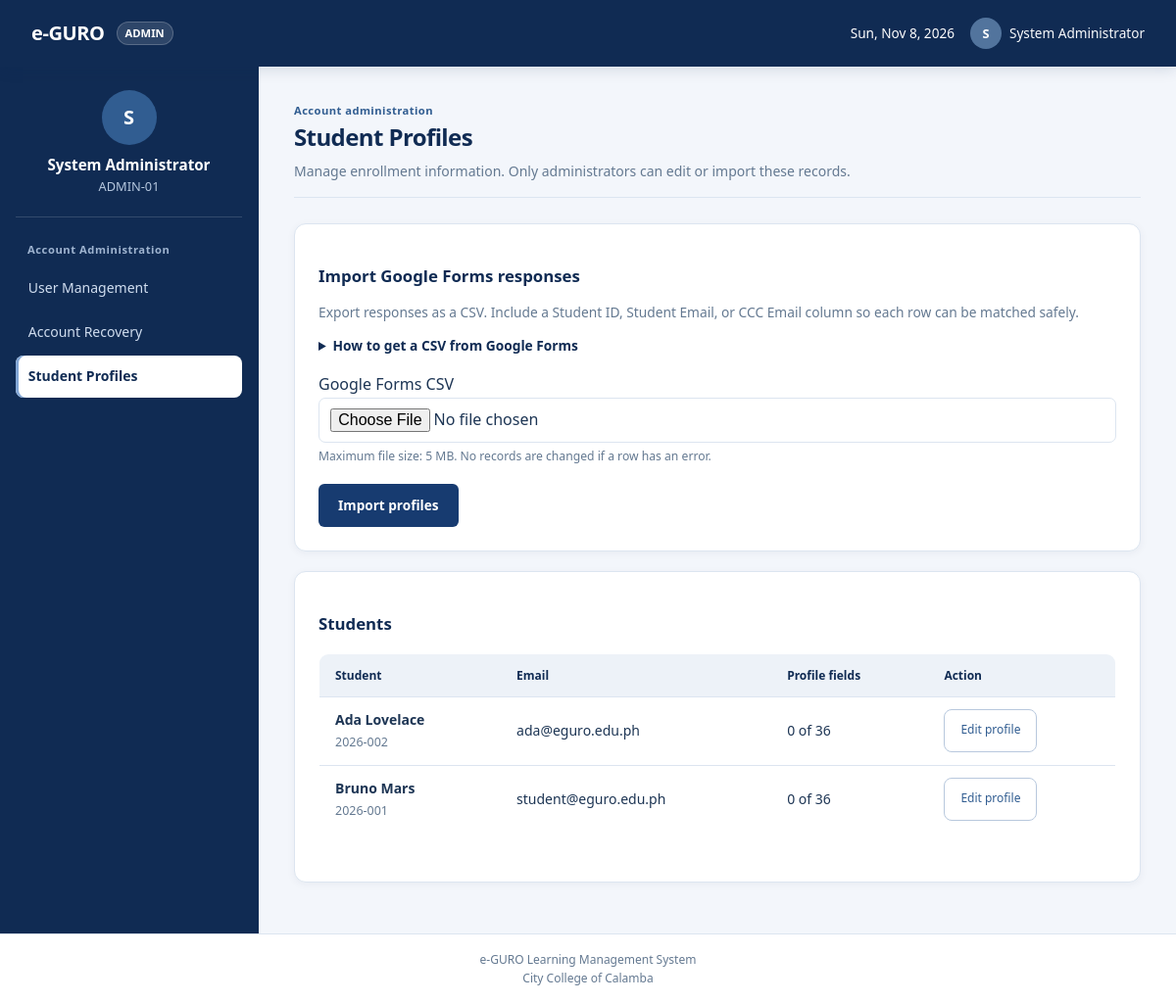
The page /admin/student_profiles.php (signed in) on the database its author committed.
### tables this page shows
CREATE TABLE IF NOT EXISTS `users` (
    `id` INT AUTO_INCREMENT PRIMARY KEY,
    `user_code` VARCHAR(50) NOT NULL UNIQUE,
    `full_name` VARCHAR(150) NOT NULL,
    `email` VARCHAR(150) NOT NULL UNIQUE,
    `password` VARCHAR(255) NOT NULL,
    `role` ENUM('admin', 'dean', 'teacher', 'student') NOT NULL,
    `created_at` DATETIME DEFAULT CURRENT_TIMESTAMP
);

### includes/student_profile.php (called while the page is built, shortened)
<?php
function student_profile_fields(): array
{
    $fields = [];
    foreach (student_profile_sections() as $section) {
        $fields += $section['fields'];
    }
    return $fields;
}

### includes/functions.php (called while the page is built, shortened)
<?php
function e($value): string
{
    return htmlspecialchars((string) $value, ENT_QUOTES, 'UTF-8');
}

### admin/student_profiles.php (the view, shortened to what this page needs)
<?php
require_once __DIR__ . '/../includes/functions.php';
require_once __DIR__ . '/../includes/student_profile.php';
$pdo = Database::connect();
$students = $pdo->query(
    "SELECT u.id, u.user_code, u.full_name, u.email,
            " . implode(', ', array_map(
                static fn(string $column): string => 'p.`' . $column . '`',
                array_keys(student_profile_fields())
            )) . "
     FROM users u
     LEFT JOIN student_profiles p ON p.user_id = u.id
     WHERE u.role = 'student'
     ORDER BY u.full_name"
)->fetchAll();
include __DIR__ . '/../includes/header.php';
include __DIR__ . '/../includes/sidebar.php';
?>
<main id="main-content" class="main-content">
    <div class="page-header">
        <p class="eyebrow">ACCOUNT ADMINISTRATION</p>
        <h2>Student Profiles</h2>
        <p>Manage enrollment information. Only administrators can edit or import these records.</p>
    </div>
    <section class="content-card" aria-labelledby="profile-import-title">
        <h3 id="profile-import-title">Import Google Forms responses</h3>
        <p>Export responses as a CSV. Include a Student ID, Student Email, or CCC Email column so each row can be matched safely.</p>
        <details class="profile-import-help">
            <summary>How to get a CSV from Google Forms</summary>
        </details>
        <form method="post" action="../actions/student_profile_actions.php" enctype="multipart/form-data" class="form-stack">
            <label class="field" for="profile-csv">
                <span>Google Forms CSV</span>
                <input id="profile-csv" type="file" name="profile_csv" accept=".csv,text/csv" required>
                <small>Maximum file size: 5 MB. No records are changed if a row has an error.</small>
            </label>
            <div><button class="btn" type="submit">Import profiles</button></div>
        </form>
    </section>
    <section class="content-card" aria-labelledby="students-list-title">
        <h3 id="students-list-title">Students</h3>
        <?php if (!$students): ?>
            <p>No student accounts are available yet.</p>
        <?php else: ?>
            <div class="table-responsive">
                <table class="data-table">
                    <thead><tr><th>Student</th><th>Email</th><th>Profile fields</th><th>Action</th></tr></thead>
                    <tbody>
                    <?php foreach ($students as $student):
                        $providedCount = count(array_filter(
                            array_keys(student_profile_fields()),
                            static fn(string $key): bool => isset($student[$key]) && trim((string) $student[$key]) !== ''
                        ));
                    ?>
                        <tr>
                            <td><strong><?= e($student['full_name']) ?></strong><br><span class="muted"><?= e($student['user_code']) ?></span></td>
                            <td><?= e($student['email']) ?></td>
                            <td><?= $providedCount ?> of <?= count(student_profile_fields()) ?></td>
                            <td><a class="btn btn-outline btn-sm" href="student_profiles.php?user_id=<?= (int) $student['id'] ?>">Edit profile</a></td>
                        </tr>
                    <?php endforeach; ?>
                    </tbody>
                </table>
            </div>
        <?php endif; ?>
    </section>
</main>
<?php include __DIR__ . '/../includes/footer.php'; ?>

### rows shown on the page
users: full_name "Ada Lovelace", user_code "2026-002", email "ada@eguro.edu.ph", providedCount "0"
users: full_name "Bruno Mars", user_code "2026-001", email "student@eguro.edu.ph", providedCount "0"

### other values the page prints
$user['role'] "ADMIN"
$avatarInitial "S"
$user['name'] "System Administrator"
$user['student_id'] "ADMIN-01"
$sectionTitle "Account Administration"
$label "User Management"
$label "Account Recovery"
$label "Student Profiles"
